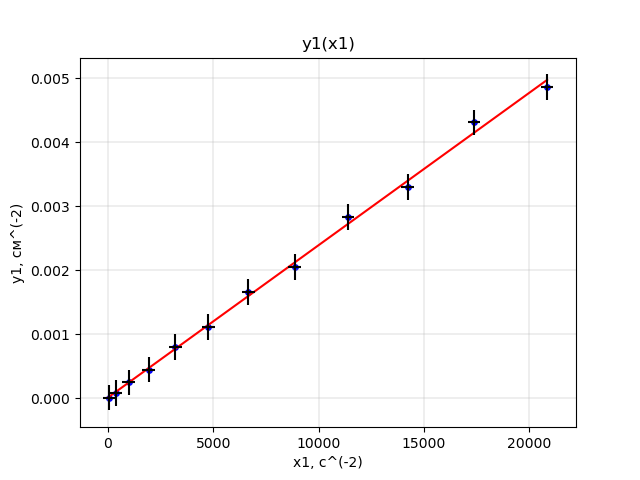

Write Python code to recreate this figure.
import numpy as np
import matplotlib.pyplot as plt
import math as m

f_n = [1, 3, 5, 7, 9, 11, 13, 15, 17, 19, 21, 23]
d_V = [1.6, 2.4, 2.4, 3.2, 3.2, 3.2, 4, 4, 4, 4, 4, 4.4]
d_t = [258, 78, 55.2, 31.2, 32.8, 18.8, 24.0, 12, 18.8, 8.8, 15.8, 7]
V_0 = 16.4
V_n = np.array(V_0) - np.array(d_V)
n = [0, 1, 2, 3, 4, 5, 6, 7, 8, 9, 10, 11]

d_fi = 2 * 3.14 * np.array(f_n)*10**(6) * np.array(d_t)*10**(-9) + 3.14 * np.array(n)
print(d_fi)

y1 =[(d_fi[i]/510)**2 - (m.log(V_0/V_n[i])/510)**2 for i in range(12)]
x1 = (2 * 3.14 * np.array(f_n))**2

fig, ax = plt.subplots()

t = np.polyfit(x1, y1, 1)
f = np.poly1d(t)
kof = (y1[11] - y1[0])/(x1[11] - x1[0])
print('kof = ', kof)
LC = kof * (2.9 * 10 ** (10))**2
print('LC = ', LC*10**(-14))

plt.plot(x1, np.polyval(np.polyfit(x1, y1, 1), x1), color='r')
ax.scatter(x1, y1, s=15, c='b', marker='o', zorder = 1)
plt.errorbar(x1, y1, xerr=300, linestyle='none', color='black')
plt.errorbar(x1, y1, yerr=0.0002, linestyle='none', color='black')
plt.xlabel('x1, с^(-2)')
plt.ylabel('y1, см^(-2)')
plt.title('y1(x1)')
plt.grid(linewidth = 0.3)
plt.savefig('y1(x1).png')
plt.show()
